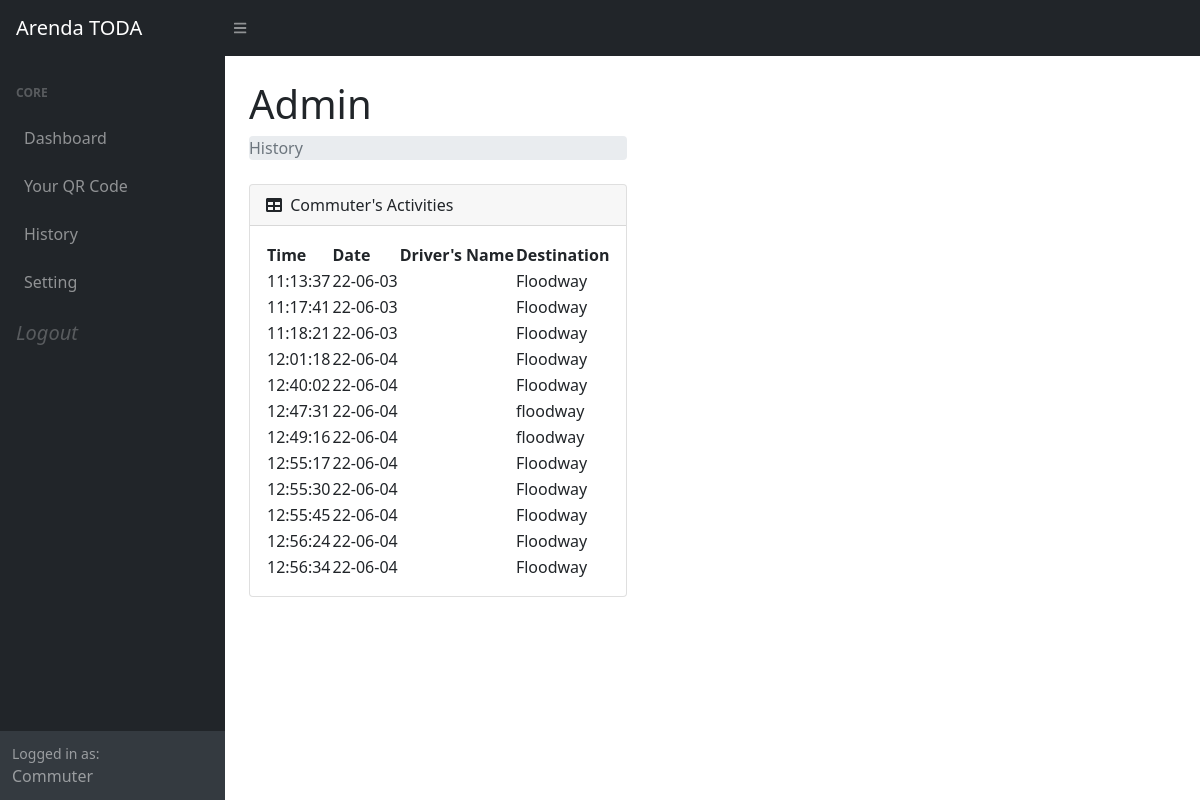
Screenshot of /Chistory.php (signed in) with the database file from the repository.
### tables this page shows
CREATE TABLE `history` (
  `id` int(11) NOT NULL,
  `passenger_id` int(11) NOT NULL,
  `username` text NOT NULL,
  `riders_id` int(11) NOT NULL,
  `ridername` text NOT NULL,
  `mark` text NOT NULL,
  `plate` text NOT NULL,
  `fee` int(11) NOT NULL,
  `destination` text NOT NULL,
  `qrtime` text NOT NULL,
  `created` text NOT NULL
);

### Chistory.php (the view, shortened to what this page needs)
<?php require_once "controluserdata.php"; require_once "check.php";
$email = $_SESSION['email'];
$sql = mysqli_query($conn, "SELECT * FROM userdata WHERE  email = '$email' and role = 'user' ");
$result = mysqli_fetch_assoc($sql);
$currentid = $result['id'];
?>
<!DOCTYPE html>
<html lang="en">
    <head>
        <link rel="stylesheet" href="https://cdn.jsdelivr.net/npm/bootstrap@4.1.3/dist/css/bootstrap.min.css">
        <link href="https://cdn.jsdelivr.net/npm/simple-datatables@latest/dist/style.css" rel="stylesheet" />
        <link href="userfile/css/dashstyle.css" rel="stylesheet" />
    </head>
    <body class="sb-nav-fixed">
        <nav class="sb-topnav navbar navbar-expand navbar-dark bg-dark">
            <a class="navbar-brand ps-3" href="index.php">Arenda TODA</a>
            <button class="btn btn-link btn-sm order-1 order-lg-0 me-4 me-lg-0" id="sidebarToggle" href="#!"><i class="fas fa-bars"></i></button>
        </nav>
        <div id="layoutSidenav">
            <div id="layoutSidenav_nav">
                <nav class="sb-sidenav accordion sb-sidenav-dark" id="sidenavAccordion">
                    <div class="sb-sidenav-menu">
                        <div class="nav">
                            <div class="sb-sidenav-menu-heading">Core</div>
                          <a class="nav-link" href="index.php">
                                Dashboard
                            </a>
                            <a class="nav-link" href="QR.php">
                                Your QR Code
                            </a>
                            <a class="nav-link" href="Chistory.php">
                                History
                            </a>
                            <a class="nav-link" href="Csetting.php">
                                Setting
                            </a>
                            <a class="nav-link" href="logout.php">
                                <div class="sb-nav-link-icon"><i class="material-icons" style="font-size:20px">Logout</i></div>
                            </a>
                        </div>
                    </div>
                    <div class="sb-sidenav-footer">
                        <div class="small">Logged in as:</div>
                        Commuter
                    </div>
                </nav>
            </div>
            <div id="layoutSidenav_content">
                <main>
                    <div class="container-fluid px-4">
                        <h1 class="mt-4">Admin</h1>
                        <ol class="breadcrumb mb-4">
                            <li class="breadcrumb-item active">History</li>
                        </ol>
                        <div class="card mb-4">
                            <div class="card-header">
                                <i class="fas fa-table me-1"></i>
                                Commuter's Activities
                            </div>
                            <?php
                            $query = "SELECT * FROM history WHERE passenger_id ='$currentid' and mark = 'old' ";
                            $result = $conn->query($query);
                            if($result->num_rows > 0){
                            ?>
                            <div class="table-responsive-sm card-body">
                                <table id="datatablesSimple" class="">
                                    <thead>
                                        <tr>
                                            <th>Time</th>
                                            <th>Date</th>
                                            <th>Driver's Name</th>
                                            <th>Destination</th>
                                        </tr>
                                    </thead>
                                    <tbody>
                                            <?php
                                            while($row = $result->fetch_assoc()){
                                                ?>
                                                <tr>
                                                <td><?php echo $row['qrtime'];?></td>
                                                <td><?php echo $row['created'];?></td>
                                                <td><?php echo $row['ridername'];?></td>
                                                <td><?php echo $row['destination'];?></td>
                                                </tr>
                                                <?php
                                            }
                                            ?>
                                   <?php
                                   }?>
                                    </tbody>
                                </table>
                            </div>
                        </div>
                    </div>
                </main>
            </div>
        </div>
    </body>
</html>

### rows the page displays
history: qrtime "11:13:37", created "22-06-03", destination "Floodway"
history: qrtime "11:17:41", created "22-06-03", destination "Floodway"
history: qrtime "11:18:21", created "22-06-03", destination "Floodway"
history: qrtime "12:01:18", created "22-06-04", destination "Floodway"
history: qrtime "12:40:02", created "22-06-04", destination "Floodway"
history: qrtime "12:47:31", created "22-06-04", destination "floodway"
history: qrtime "12:49:16", created "22-06-04", destination "floodway"
history: qrtime "12:55:17", created "22-06-04", destination "Floodway"
history: qrtime "12:55:30", created "22-06-04", destination "Floodway"
history: qrtime "12:55:45", created "22-06-04", destination "Floodway"
history: qrtime "12:56:24", created "22-06-04", destination "Floodway"
history: qrtime "12:56:34", created "22-06-04", destination "Floodway"
